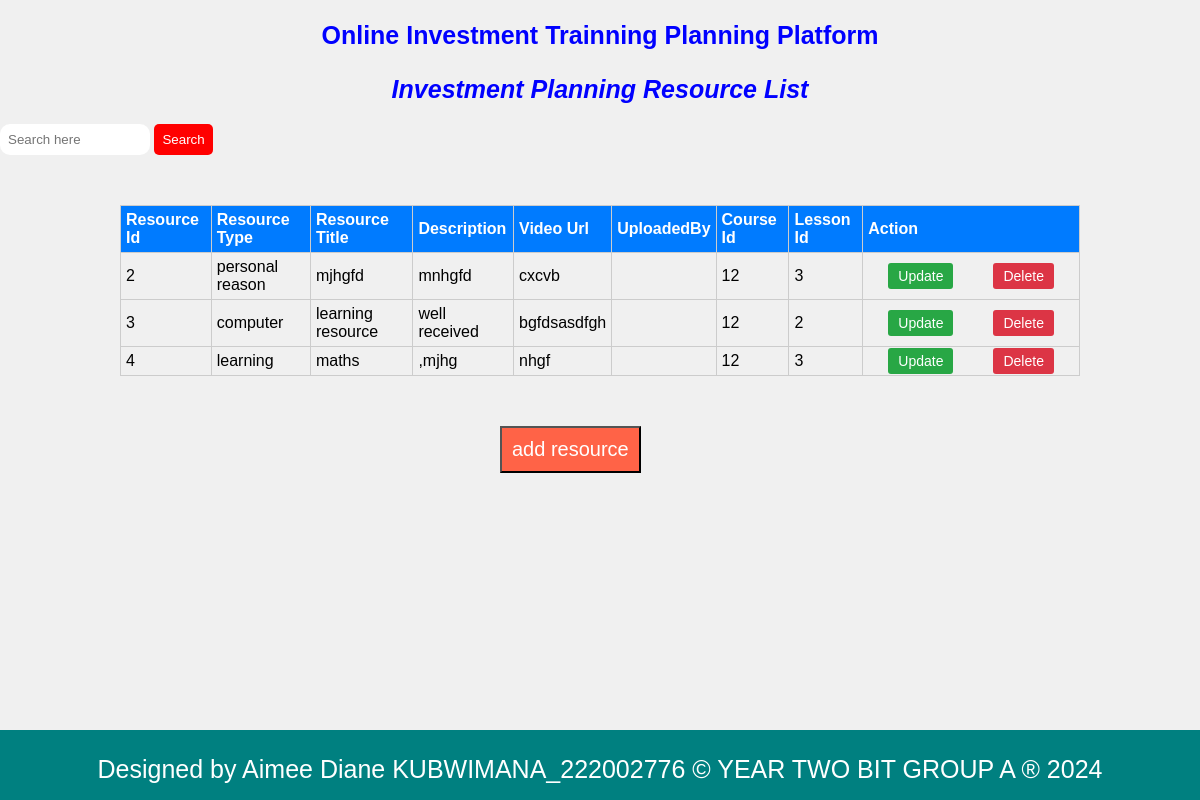
Screenshot of /resource_table.php with the database file from the repository.
### tables this page shows
CREATE TABLE `investment_planning_resources` (
  `ResourceID` int(11) NOT NULL,
  `ResourceType` varchar(50) NOT NULL,
  `ResourceTitle` varchar(100) NOT NULL,
  `Description` text DEFAULT NULL,
  `URL` varchar(255) DEFAULT NULL,
  `UploadedBy` varchar(100) DEFAULT NULL,
  `UploadDate` date DEFAULT NULL,
  `CourseID` int(11) DEFAULT NULL,
  `LessonID` int(11) DEFAULT NULL
);

### resource_table.php (the view, shortened to what this page needs)
<!DOCTYPE html>
<html lang="en">
<head>
</head>
<body>
<h2 class="heading"> Online Investment Trainning Planning Platform </h2>
<p class="heading"><i>Investment Planning Resource List</i></p>
<div class="search-bar">
            <form action="search.php" method="GET">
                <input type="search" name="query" placeholder="Search here" />
                <button type="submit">Search</button>
            </form></div>
<div class="container">
    <table>
        <thead>
            <tr>
                <th>Resource Id</th>
                <th>Resource Type</th>
                <th>Resource Title</th>
                <th>Description</th>
                <th>Video Url</th>
                <th>UploadedBy</th>
                <th>Course Id</th>
                <th>Lesson Id</th>
                <th colspan="2">Action</th>
            </tr>
        </thead>
        <tbody>
            <?php
            include('db_connection.php');
            $sql = "SELECT * FROM investment_planning_resources";
            $result = $conn->query($sql);
            if ($result->num_rows > 0) {
                while($row = $result->fetch_assoc()) {
                    echo "<tr>";
                    echo "<td>".$row["ResourceID"]."</td>";
                    echo "<td>".$row["ResourceType"]."</td>";
                    echo "<td>".$row["ResourceTitle"]."</td>";
                    echo "<td>".$row["Description"]."</td>";
                    echo "<td>".$row["URL"]."</td>";
                    echo "<td>".$row["UploadedBy"]."</td>";
                     echo "<td>".$row["CourseID"]."</td>";
                    echo "<td>".$row["LessonID"]."</td>";
                    echo "<td>";
             echo "<a href='update_resource.php?ResourceID=".$row["ResourceID"]."' class='btn btn-update'>Update</a>";
                echo "<a href='delete_resource.php?ResourceID=".$row["ResourceID"]."' class='btn btn-delete'>Delete</a>";
                    echo "</td>";
                    echo "</tr>";
                }
            } else {
                echo "<tr><td colspan='9'>No records found</td></tr>";
            }
            ?>
        </tbody>
    </table>
</div>
<button style="background-color: tomato;padding: 10px;margin-left: 500px;" ><a href="resource.php" style="text-decoration: none;color: white; font-size: 20px;">add resource</a></button>
<footer>
    <p style="text-align: center;">Designed by Aimee Diane KUBWIMANA_222002776 &copy; YEAR TWO BIT GROUP A &reg; 2024</p>
</footer>
</body>
</html>

### resource_table.php (style rules this page uses)
body { font-family: Arial, sans-serif; background-color: #f0f0f0; margin: 0; padding: 0; }
.container { width: 80%; margin: 50px auto; }
.heading { text-align: center; font-weight: bold; font-size: 25px; color: blue; margin-bottom: 20px; }
table { width: 100%; border-collapse: collapse; }
th, td { border: 1px solid #ccc; padding: 5px; text-align: left; }
th { background-color: #007bff; color: white; }
.btn { padding: 5px 10px; font-size: 14px; background-color: #007bff; color: white; border: none; border-radius: 3px; cursor: pointer; text-decoration: none; margin: 20px; }
.btn-delete { background-color: #dc3545; }
.btn-update { background-color: #28a745; }
footer { background-color:teal; text-align: center; width: 100%; height: 70px; color: white; font-size: 25px; position: fixed; bottom: 0; }
.search-bar input[type="search"] { width: 150px; padding: 8px; border-radius: 10px; border: none; }
.search-bar button[type="submit"] { background-color: red; color: white; padding: 8px; border: none; border-radius: 5px; cursor: pointer; }

### rows the page displays
investment_planning_resources: ResourceID "2", ResourceType "personal reason", ResourceTitle "mjhgfd", Description "mnhgfd", URL "cxcvb", CourseID "12", LessonID "3"
investment_planning_resources: ResourceID "3", ResourceType "computer", ResourceTitle "learning resource", Description "well received", URL "bgfdsasdfgh", CourseID "12", LessonID "2"
investment_planning_resources: ResourceID "4", ResourceType "learning", ResourceTitle "maths", Description ",mjhg", URL "nhgf", CourseID "12", LessonID "3"
